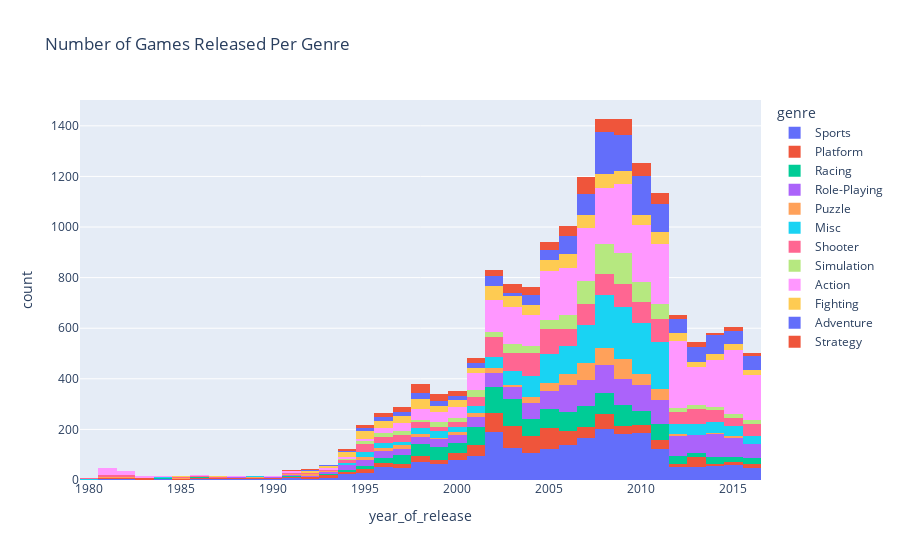

Source (notebook cell):
### Code cell
# games released per genre
px.histogram(df, x='year_of_release', color='genre', title='Number of Games Released Per Genre')

### Figure 1 — Plotly figure (JSON) as saved in the notebook; plotly's stock layout.template omitted (floating-point values rounded to 4 significant figures; data arrays with more than 128 entries replaced by an {"elided": "..."} marker saying what was removed)
{"data": [{"alignmentgroup": "True", "bingroup": "x", "hovertemplate": "genre=Sports<br>year_of_release=%{x}<br>count=%{y}<extra></extra>", "legendgroup": "Sports", "marker": {"color": "#636efa", "pattern": {"shape": ""}}, "name": "Sports", "offsetgroup": "Sports", "orientation": "v", "showlegend": true, "type": "histogram", "x": {"elided": "2305 int values"}, "xaxis": "x", "yaxis": "y"}, {"alignmentgroup": "True", "bingroup": "x", "hovertemplate": "genre=Platform<br>year_of_release=%{x}<br>count=%{y}<extra></extra>", "legendgroup": "Platform", "marker": {"color": "#EF553B", "pattern": {"shape": ""}}, "name": "Platform", "offsetgroup": "Platform", "orientation": "v", "showlegend": true, "type": "histogram", "x": {"elided": "878 int values"}, "xaxis": "x", "yaxis": "y"}, {"alignmentgroup": "True", "bingroup": "x", "hovertemplate": "genre=Racing<br>year_of_release=%{x}<br>count=%{y}<extra></extra>", "legendgroup": "Racing", "marker": {"color": "#00cc96", "pattern": {"shape": ""}}, "name": "Racing", "offsetgroup": "Racing", "orientation": "v", "showlegend": true, "type": "histogram", "x": {"elided": "1226 int values"}, "xaxis": "x", "yaxis": "y"}, {"alignmentgroup": "True", "bingroup": "x", "hovertemplate": "genre=Role-Playing<br>year_of_release=%{x}<br>count=%{y}<extra></extra>", "legendgroup": "Role-Playing", "marker": {"color": "#ab63fa", "pattern": {"shape": ""}}, "name": "Role-Playing", "offsetgroup": "Role-Playing", "orientation": "v", "showlegend": true, "type": "histogram", "x": {"elided": "1481 int values"}, "xaxis": "x", "yaxis": "y"}, {"alignmentgroup": "True", "bingroup": "x", "hovertemplate": "genre=Puzzle<br>year_of_release=%{x}<br>count=%{y}<extra></extra>", "legendgroup": "Puzzle", "marker": {"color": "#FFA15A", "pattern": {"shape": ""}}, "name": "Puzzle", "offsetgroup": "Puzzle", "orientation": "v", "showlegend": true, "type": "histogram", "x": {"elided": "569 int values"}, "xaxis": "x", "yaxis": "y"}, {"alignmentgroup": "True", "bingroup": "x", "hovertemplate": "genre=Misc<br>year_of_release=%{x}<br>count=%{y}<extra></extra>", "legendgroup": "Misc", "marker": {"color": "#19d3f3", "pattern": {"shape": ""}}, "name": "Misc", "offsetgroup": "Misc", "orientation": "v", "showlegend": true, "type": "histogram", "x": {"elided": "1721 int values"}, "xaxis": "x", "yaxis": "y"}, {"alignmentgroup": "True", "bingroup": "x", "hovertemplate": "genre=Shooter<br>year_of_release=%{x}<br>count=%{y}<extra></extra>", "legendgroup": "Shooter", "marker": {"color": "#FF6692", "pattern": {"shape": ""}}, "name": "Shooter", "offsetgroup": "Shooter", "orientation": "v", "showlegend": true, "type": "histogram", "x": {"elided": "1296 int values"}, "xaxis": "x", "yaxis": "y"}, {"alignmentgroup": "True", "bingroup": "x", "hovertemplate": "genre=Simulation<br>year_of_release=%{x}<br>count=%{y}<extra></extra>", "legendgroup": "Simulation", "marker": {"color": "#B6E880", "pattern": {"shape": ""}}, "name": "Simulation", "offsetgroup": "Simulation", "orientation": "v", "showlegend": true, "type": "histogram", "x": {"elided": "857 int values"}, "xaxis": "x", "yaxis": "y"}, {"alignmentgroup": "True", "bingroup": "x", "hovertemplate": "genre=Action<br>year_of_release=%{x}<br>count=%{y}<extra></extra>", "legendgroup": "Action", "marker": {"color": "#FF97FF", "pattern": {"shape": ""}}, "name": "Action", "offsetgroup": "Action", "orientation": "v", "showlegend": true, "type": "histogram", "x": {"elided": "3307 int values"}, "xaxis": "x", "yaxis": "y"}, {"alignmentgroup": "True", "bingroup": "x", "hovertemplate": "genre=Fighting<br>year_of_release=%{x}<br>count=%{y}<extra></extra>", "legendgroup": "Fighting", "marker": {"color": "#FECB52", "pattern": {"shape": ""}}, "name": "Fighting", "offsetgroup": "Fighting", "orientation": "v", "showlegend": true, "type": "histogram", "x": {"elided": "837 int values"}, "xaxis": "x", "yaxis": "y"}, {"alignmentgroup": "True", "bingroup": "x", "hovertemplate": "genre=Adventure<br>year_of_release=%{x}<br>count=%{y}<extra></extra>", "legendgroup": "Adventure", "marker": {"color": "#636efa", "pattern": {"shape": ""}}, "name": "Adventure", "offsetgroup": "Adventure", "orientation": "v", "showlegend": true, "type": "histogram", "x": {"elided": "1293 int values"}, "xaxis": "x", "yaxis": "y"}, {"alignmentgroup": "True", "bingroup": "x", "hovertemplate": "genre=Strategy<br>year_of_release=%{x}<br>count=%{y}<extra></extra>", "legendgroup": "Strategy", "marker": {"color": "#EF553B", "pattern": {"shape": ""}}, "name": "Strategy", "offsetgroup": "Strategy", "orientation": "v", "showlegend": true, "type": "histogram", "x": {"elided": "673 int values"}, "xaxis": "x", "yaxis": "y"}], "layout": {"barmode": "relative", "legend": {"title": {"text": "genre"}, "tracegroupgap": 0}, "title": {"text": "Number of Games Released Per Genre"}, "xaxis": {"anchor": "y", "domain": [0, 1], "title": {"text": "year_of_release"}}, "yaxis": {"anchor": "x", "domain": [0, 1], "title": {"text": "count"}}}}
